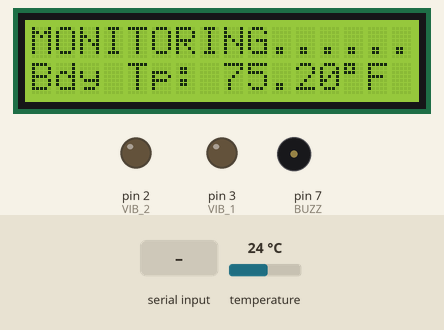
This sketch was run on a simulated Arduino Uno, built with avr-gcc and run on an emulated ATmega328P. Parts: 16×2 character LCD, output pins drawn as LEDs (lit = HIGH), buzzer (waves = sounding, pin HIGH). The inputs (shaded band) are chosen by the test bench; at power-on: temperature 24 °C.

Above: at 4.5 s.
4.6 s: temperature set to 37.4 °C
At 5.8 s:
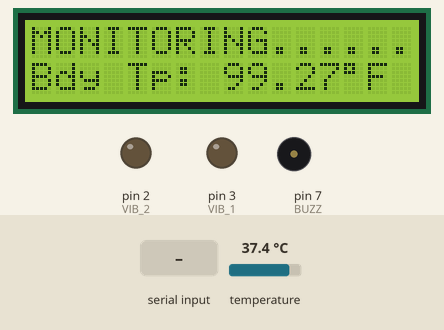
6.4 s: temperature set to 38.4 °C
At 7.02 s:
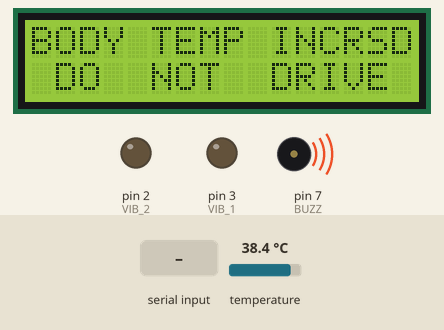
9.0 s: "1" received over Serial
At 12.05 s:
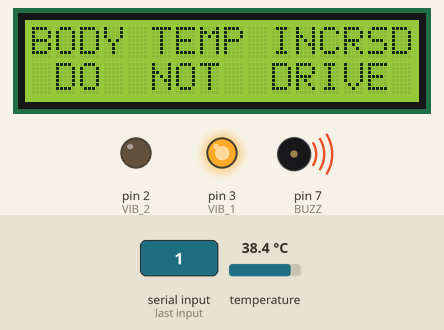
12.6 s: "0" received over Serial
At 15.28 s:
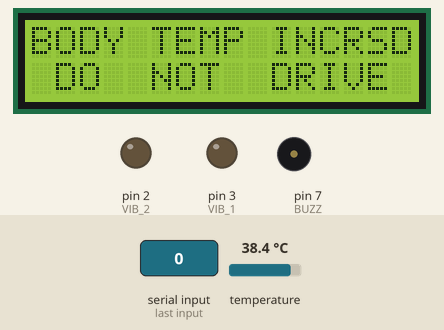
15.4 s: temperature set to 12 °C
At 17.7 s:
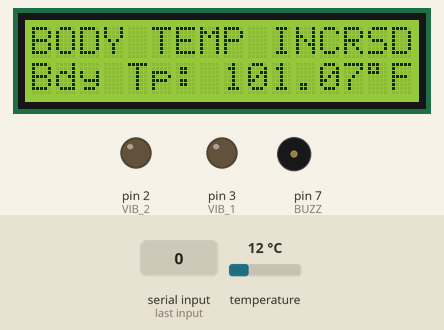
19.4 s: "2" received over Serial
At 22.7 s:
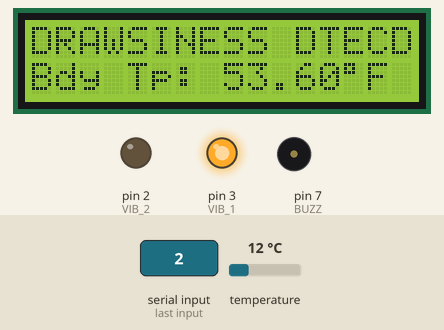
Timing chart, 0 to 23.6 s (numbered marks = the images above; inputs shaded):
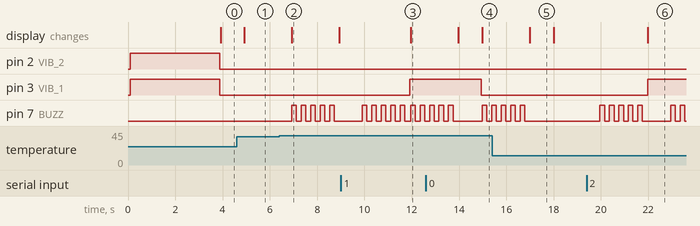

Measured:
- the behaviour switches between 37.8 and 37.9 °C on temperature (found by bisection; images 1 and 2)
- after the input at 4.6 s, the display: changes after 0.31 s (image 1)
- after the input at 6.4 s, pin 7 (BUZZ): alternates HIGH for 0.20 s and LOW for 0.20 s, starting after 0.53 s; the display: changes after 0.53 s (image 2)
- after the input at 9.0 s, pin 3 (VIB_1): LOW → HIGH after 2.9 s
- after the input at 12.6 s, pin 3 (VIB_1): HIGH → LOW after 2.3 s
- after the input at 15.4 s, pin 7 (BUZZ): goes on until 16.8 s, then stays LOW
- after the input at 19.4 s, pin 3 (VIB_1): LOW → HIGH after 2.6 s; pin 7 (BUZZ): goes 4 × (HIGH 0.20 s, LOW 0.20 s), HIGH 0.20 s, LOW 1.2 s, HIGH 0.20 s, LOW 0.20 s, HIGH 0.20 s, then LOW, starting after 0.56 s; the display: changes after 2.6 s (image 6)

The sketch:

Arduino_UNO_Hardware_Code.ino
```cpp
#include <OneWire.h>
#include <DallasTemperature.h>
#include <LiquidCrystal_I2C.h>

LiquidCrystal_I2C lcd(0x27, 16, 2);

// Data wire is conntec to the Arduino digital pin 4
#define ONE_WIRE_BUS 4

// Setup a oneWire instance to communicate with any OneWire devices
OneWire oneWire(ONE_WIRE_BUS);

// Pass our oneWire reference to Dallas Temperature sensor
DallasTemperature sensors(&oneWire);

#define VIB_1 3
#define VIB_2 2

#define BUZZ 7

float tempVal;
long lastUpdate;

byte degree[] = {
  B11100,
  B10100,
  B11100,
  B00000,
  B00000,
  B00000,
  B00000,
  B00000
};

char BTData = '0';

void setup(void)
{
  // Start serial communication for debugging purposes
  Serial.begin(9600);

  lcd.init();
  lcd.createChar(0, degree);
  lcd.backlight();
  lcd.clear();
  lcd.setCursor(0, 0);
  lcd.print("   Drawsiness   ");
  lcd.setCursor(0, 1);
  lcd.print("   Detection   ");

  pinMode(VIB_1, OUTPUT);
  pinMode(VIB_2, OUTPUT);
  pinMode(BUZZ, OUTPUT);

  digitalWrite(VIB_1, HIGH);
  digitalWrite(VIB_2, HIGH);

  digitalWrite(BUZZ, LOW);

  // Start up the library
  sensors.begin();

  delay(3000);
}

void loop(void) {
  tempVal = getTemperature();
  readSerialMonitor();

  if (tempVal > 100) {
    alertTemp();
  }

  if (millis() - lastUpdate > 1000) {
    updateLcd();
  }

  delay(200);
}

float getTemperature() {
  // Call sensors.requestTemperatures() to issue a global temperature and Requests to all devices on the bus
  sensors.requestTemperatures();
  //  Serial.print(" - Fahrenheit temperature: ");
  //  Serial.println(sensors.getTempFByIndex(0));
  return sensors.getTempFByIndex(0);
}

void startVibrate() {
  digitalWrite(VIB_1, HIGH);
  digitalWrite(VIB_2, LOW);
  //  Serial.println("Vibrating");
  //  for (int i = 0; i < times; i++) {
  //    digitalWrite(VIB_1, HIGH);
  //    digitalWrite(VIB_2, LOW);
  //    delay(delayTime);
  //    digitalWrite(VIB_1, LOW);
  //    digitalWrite(VIB_2, LOW);
  //  }
}

void stopVibrate() {
  digitalWrite(VIB_1, LOW);
  digitalWrite(VIB_2, LOW);
}

void readSerialMonitor() {
  if (Serial.available() > 0) {
    BTData = Serial.read();

  }
  if (BTData == '1') {
    beep(5, 200);
    alertMessage();
    startVibrate();
  }else if (BTData == '2') {
    beep(5, 200);
    alertDraw();
    startVibrate();
  } else if (BTData == '0') {
    stopVibrate();
    lcd.clear();
    lcd.setCursor(0, 0);
    lcd.print("MONITORING......");
  }
}

void alertMessage() {
  lcd.setCursor(0, 0);
  lcd.print("ALERT  PAY  ATTN");
}

void alertDraw(){
  lcd.setCursor(0, 0);
  lcd.print("DRAWSINESS DTECD");
}

void alertTemp() {
  lcd.setCursor(0, 0);
  lcd.print("BODY TEMP INCRSD");
  lcd.setCursor(0, 1);
  lcd.print(" DO  NOT  DRIVE ");
  beep(5, 200);
}

void updateLcd() {
  lcd.setCursor(0, 1);
  lcd.print("Bdy Tp: ");
  lcd.print(tempVal, 2);
  lcd.write(byte(0));
  lcd.print("F");
}

void beep(int times, int delayTime) {
  for (int i = 0; i < times; i++) {
    digitalWrite(BUZZ, HIGH);
    delay(delayTime);
    digitalWrite(BUZZ, LOW);
    delay(delayTime);
  }
}
```
